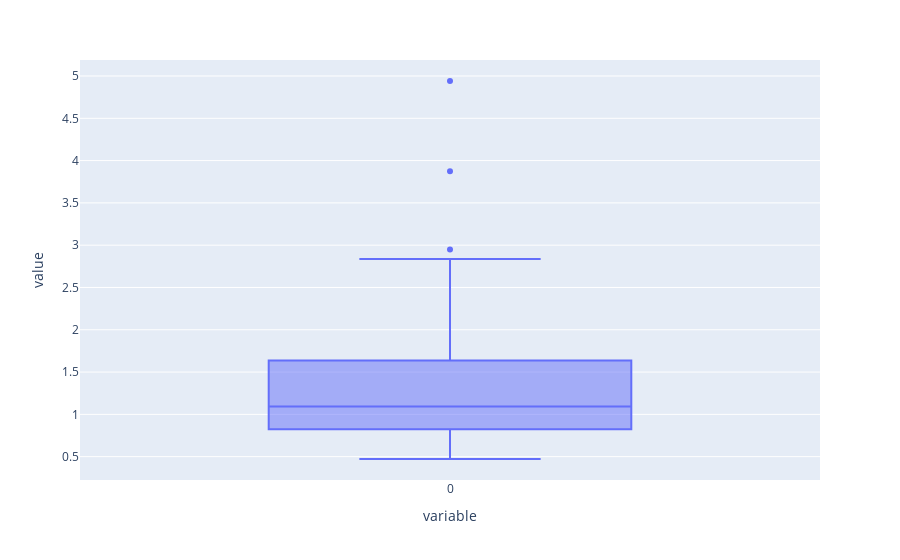

Notebook source saved alongside this figure:
### Code cell
px.box(af_rmwds)

### Figure 1 — Plotly figure (JSON) as saved in the notebook; plotly's stock layout.template omitted (floating-point values rounded to 4 significant figures)
{"data": [{"alignmentgroup": "True", "hovertemplate": "variable=%{x}<br>value=%{y}<extra></extra>", "legendgroup": "", "marker": {"color": "#636efa"}, "name": "", "notched": false, "offsetgroup": "", "orientation": "v", "showlegend": false, "type": "box", "x": ["0", "0", "0", "0", "0", "0", "0", "0", "0", "0", "0", "0", "0", "0", "0", "0", "0", "0", "0", "0", "0", "0", "0", "0", "0", "0", "0", "0", "0", "0", "0", "0", "0", "0", "0", "0", "0", "0", "0", "0", "0", "0", "0", "0", "0", "0", "0", "0", "0", "0", "0", "0", "0", "0", "0", "0", "0", "0", "0", "0", "0", "0", "0", "0", "0", "0", "0", "0", "0", "0", "0", "0", "0", "0", "0", "0", "0", "0", "0", "0", "0", "0"], "x0": " ", "xaxis": "x", "y": [0.7489, 0.9844, 0.5537, 1.994, 1.444, 1.637, 1.044, 2.043, 1.905, 0.593, 1.171, 0.7473, 1.297, 1.411, 1.268, 0.7929, 0.8247, 0.5396, 0.7951, 1.944, 0.5816, 0.7953, 1.067, 0.8124, 1.672, 0.8357, 2.949, 1.884, 0.7292, 1.748, 0.6268, 0.9572, 1.117, 1.179, 0.9384, 0.9336, 1.041, 2.456, 0.7759, 1.146, 1.06, 0.6434, 3.875, 2.837, 0.9132, 1.283, 1.405, 0.8117, 1.977, 0.605, 2.185, 1.569, 0.4722, 0.998, 0.8525, 1.072, 1.565, 1.031, 1.206, 4.941, 1.135, 1.2, 1.185, 1.077, 1.273, 2.412, 0.8426, 0.8743, 0.8412, 2.011, 0.7451, 1.762, 0.6467, 0.8707, 1.438, 0.5998, 1.408, 0.8548, 1.111, 1.674, 2.108, 2.298], "y0": " ", "yaxis": "y"}], "layout": {"boxmode": "group", "legend": {"tracegroupgap": 0}, "margin": {"t": 60}, "xaxis": {"anchor": "y", "domain": [0, 1], "title": {"text": "variable"}}, "yaxis": {"anchor": "x", "domain": [0, 1], "title": {"text": "value"}}}}
